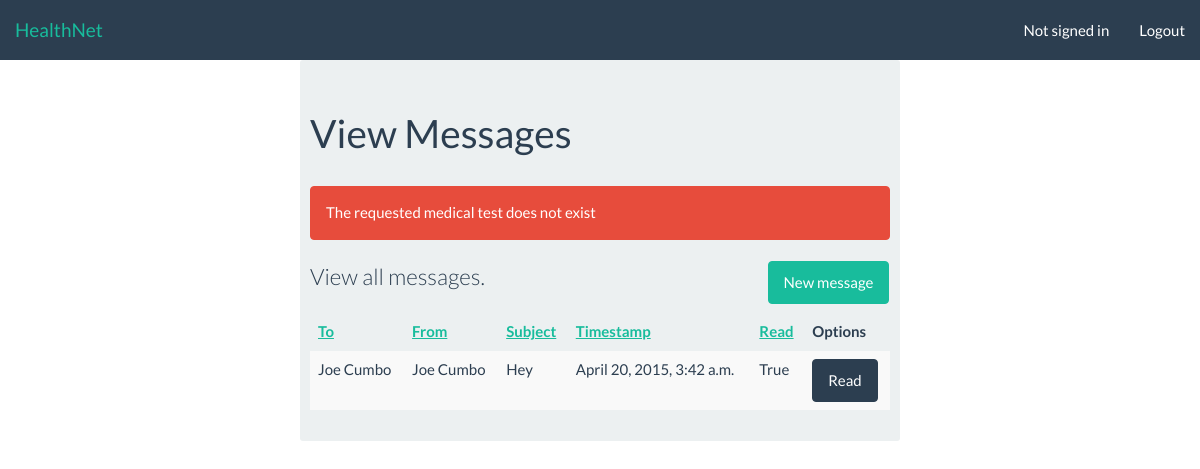
Screenshot of /message/list/ (signed in) with the database file from the repository.
### healthnet/models.py (models this page shows, shortened)
class Message(models.Model):
    target = models.ForeignKey(Account,on_delete=models.PROTECT, related_name="messages_received")
    sender = models.ForeignKey(Account,on_delete=models.PROTECT, related_name="messages_sent")
    header = models.CharField(max_length=300)
    body = models.CharField(max_length=1000)
    read = models.BooleanField(default=False)
    timestamp = models.DateTimeField(auto_now_add=True)

class Account(models.Model):
    ACCOUNT_UNKNOWN = 0
    ACCOUNT_PATIENT = 10
    ACCOUNT_NURSE = 20
    ACCOUNT_DOCTOR = 30
    ACCOUNT_ADMIN = 40
    ACCOUNT_TYPES = (
        (ACCOUNT_UNKNOWN, "Unknown"),
        (ACCOUNT_PATIENT, "Patient"),
        (ACCOUNT_NURSE, "Nurse"),
        (ACCOUNT_DOCTOR, "Doctor"),
        (ACCOUNT_ADMIN, "Admin"),
    )
    EMPLOYEE_TYPES = (
        (ACCOUNT_NURSE, "Nurse"),
        (ACCOUNT_DOCTOR, "Doctor"),
        (ACCOUNT_ADMIN, "Admin"),
    )
    role = models.IntegerField(default=0, choices=ACCOUNT_TYPES)
    profile = models.OneToOneField(Profile,on_delete=models.CASCADE)
    user = models.OneToOneField(User,on_delete=models.CASCADE)
    class Admin:
        list_display = (
            'role',
            'profile',
            'user'
        )

class Profile(models.Model):
    GENDER = (
        ('M', "Male"),
        ('F', "Female"),
    )
    firstname = models.CharField(blank=True, max_length=50)
    lastname = models.CharField(blank=True, max_length=50)
    insurance = models.CharField(max_length=50)
    emergencyContactName = models.CharField(blank=True, max_length=50)
    emergencyContactNumber = models.CharField(blank=True, max_length=20)
    sex = models.CharField(blank=True, max_length=1, choices=GENDER)
    birthday = models.DateField(default=date(1000, 1, 1))
    phone = models.CharField(blank=True, max_length=20)
    allergies = models.CharField(blank=True, max_length=250)
    created = models.DateTimeField(auto_now_add=True)
    prefHospital = models.ForeignKey('Hospital',on_delete=models.PROTECT, null=True)
    def __str__(self):
        return self.firstname + " " + self.lastname

### healthnet/views_message.py (the view, shortened to what this page needs)
# urls.py: url(r'^message/list/$', views_message.list_view, name='message/list'),
def list_view(request):
    authentication_result = views.authentication_check(request)
    if authentication_result is not None: return authentication_result
    template_data = views.parse_session(request)
    messages = Message.objects.filter(Q(sender=request.user.account) | Q(target=request.user.account))
    template_data['query'] = messages.order_by('timestamp')
    return render(request, 'healthnet/message/list.html', template_data)

### healthnet/views.py (called while the page is built)
def parse_session(request, template_data=None):
    if template_data is None:
        template_data = {}
    if request.session.has_key('alert_success'):
        template_data['alert_success'] = request.session.get('alert_success')
        del request.session['alert_success']
    if request.session.has_key('alert_danger'):
        template_data['alert_danger'] = request.session.get('alert_danger')
        del request.session['alert_danger']
    return template_data

### healthnet/templates/healthnet/message/list.html (shortened to what this page needs)
{% extends "base.html" %}
{% load app_filters %}
{% block body_header %}View Messages{% endblock %}
{% block body %}
    <div class="row">
        <div class="col-sm-9">
            <p class="lead">View all messages.</p>
        </div>
        <div class="col-sm-3">
            <a class="btn btn-success" href="/message/new/" role="button">New message</a>
        </div>
    </div>
    <table class="table table-striped">
        <thead>
            <th><a href="./?sort=to">To</a></th>
            <th><a href="./?sort=from">From</a></th>
            <th><a href="./?sort=subject">Subject</a></th>
            <th><a href="./?sort=time">Timestamp</a></th>
            <th><a href="./?sort=read">Read</a></th>
            <th>Options</th>
        </thead>
        {% for message in query %}
            <tr>
                <td>{{ message.target.profile }}</td>
                <td>{{ message.sender.profile }}</td>
                <td>{{ message.header }}</td>
                <td>{{ message.timestamp }}</td>
                <td>{{ message.read }}</td>
                <td><a class="btn btn-primary" href="/message/read/?pk={{ message.pk }}" role="button">Read</a></td>
            </tr>
        {% endfor %}
    </table>
{% endblock %}

### rows the page displays
Message: target.profile "Joe Cumbo", sender.profile "Joe Cumbo", header "Hey", timestamp "April 20, 2015, 3:42 a.m.", read "True"

### other values shown
{{ alert_danger }} "The requested medical test does not exist"
